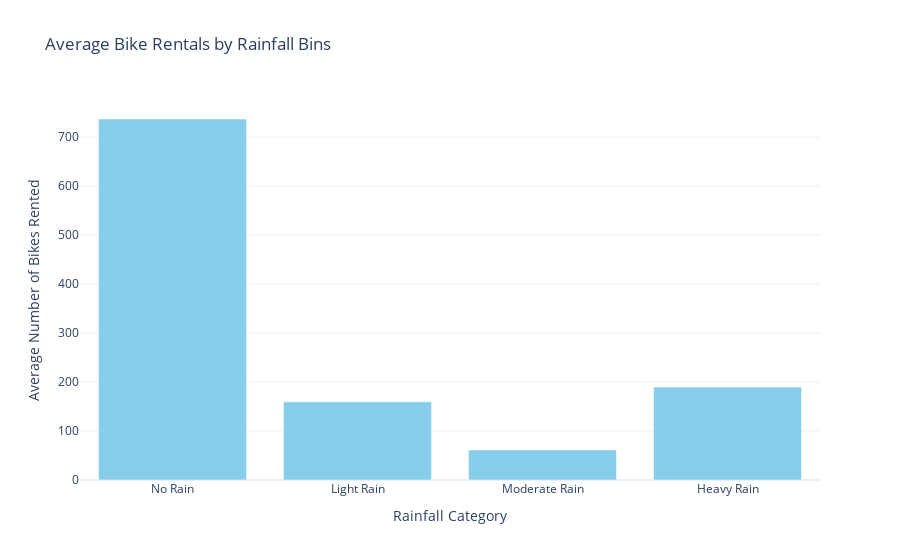

The notebook cell saved with this chart:
### Markdown cell above
### Understanding the Impact of Weather (Temperature and Rainfall) on Bike Rentals

This analysis explores how varying weather conditions, specifically temperature and rainfall, influence bike rental demand. By categorizing temperature and rainfall into meaningful bins and calculating the average bike rentals for each category, we aim to identify patterns in rental behavior based on weather variations.

---

#### 2. **Rainfall Analysis:**
   - **Binning Rainfall Data:**  
     Rainfall is segmented into four categories: "No Rain," "Light Rain," "Moderate Rain," and "Heavy Rain." These bins simplify the data and allow us to focus on how different rainfall levels impact rental activity.
   - **Calculating Average Rentals by Rainfall Category:**  
     By calculating the average rentals within each rainfall category, we gain a clearer view of typical demand under different precipitation conditions, reducing noise from any specific extreme data points.
   - **Visualizing Average Rentals per Rainfall Bin:**  
     The bar plot of average rentals across rainfall categories provides a visual representation of rental trends. By using labeled bins, it’s easy to see whether rentals decrease with heavier rainfall or remain stable in certain conditions.

---

### Why Average is the Suitable Metric
Using the **average** (mean) for each weather category is effective in this context because:

- **It Reduces Noise from Outliers:** Averages smooth out fluctuations caused by rare extreme events (e.g., unusually high rainfall or temperature spikes), providing a clearer view of typical rental behavior.
- **Shows Central Tendency:** The average highlights general rental demand under each weather condition, revealing typical patterns without overemphasizing anomalies.
- **Enhances Comparability Across Categories:** By using averages, we can compare weather categories consistently, making it easy to assess how each condition influences rental demand.
- **Supports Planning and Forecasting:** Averages help in identifying typical conditions (like "Moderate Rain" or "Too Cold") that correlate with higher or lower demand, offering practical insights for operational decision-making.

### Expected Insights
This analysis will reveal how bike rental demand fluctuates with changing weather, highlighting optimal conditions for rentals. Such insights are valuable for planning and forecasting, enabling targeted strategies for staffing, inventory management, and promotional efforts based on typical weather patterns.

### Code cell
import plotly.express as px
import plotly.graph_objects as go

# Interactive equivalent for the first visualization (Rainfall Bins Bar Plot)
# Group data for average bike rentals by rainfall bins
rainfall_bins = [-0.1, 0.1, 5, 20, df['Rainfall(mm)'].max()]
df['Rainfall Binned'] = pd.cut(df['Rainfall(mm)'], bins=rainfall_bins, labels=["No Rain", "Light Rain", "Moderate Rain", "Heavy Rain"])
binned_data = df.groupby('Rainfall Binned')['Rented Bike Count'].mean().reset_index()

# Create an interactive bar chart for rainfall bins
fig1 = px.bar(
    binned_data,
    x='Rainfall Binned',
    y='Rented Bike Count',
    title="Average Bike Rentals by Rainfall Bins",
    labels={'Rainfall Binned': 'Rainfall Category', 'Rented Bike Count': 'Average Number of Bikes Rented'},
    template='plotly_white'
)
fig1.update_traces(marker_color='skyblue', hovertemplate='Rainfall Bin: %{x}<br>Avg Rentals: %{y:.0f}<extra></extra>')
fig1.show()

### Figure 1 — Plotly figure (JSON) as saved in the notebook; plotly's stock layout.template omitted (floating-point values rounded to 4 significant figures)
{"data": [{"alignmentgroup": "True", "hovertemplate": "Rainfall Bin: %{x}<br>Avg Rentals: %{y:.0f}<extra></extra>", "legendgroup": "", "marker": {"color": "skyblue", "pattern": {"shape": ""}}, "name": "", "offsetgroup": "", "orientation": "v", "showlegend": false, "textposition": "auto", "type": "bar", "x": ["No Rain", "Light Rain", "Moderate Rain", "Heavy Rain"], "xaxis": "x", "y": [737.0, 159.7, 61.33, 189.8], "yaxis": "y"}], "layout": {"barmode": "relative", "legend": {"tracegroupgap": 0}, "title": {"text": "Average Bike Rentals by Rainfall Bins"}, "xaxis": {"anchor": "y", "domain": [0, 1], "title": {"text": "Rainfall Category"}}, "yaxis": {"anchor": "x", "domain": [0, 1], "title": {"text": "Average Number of Bikes Rented"}}}}
